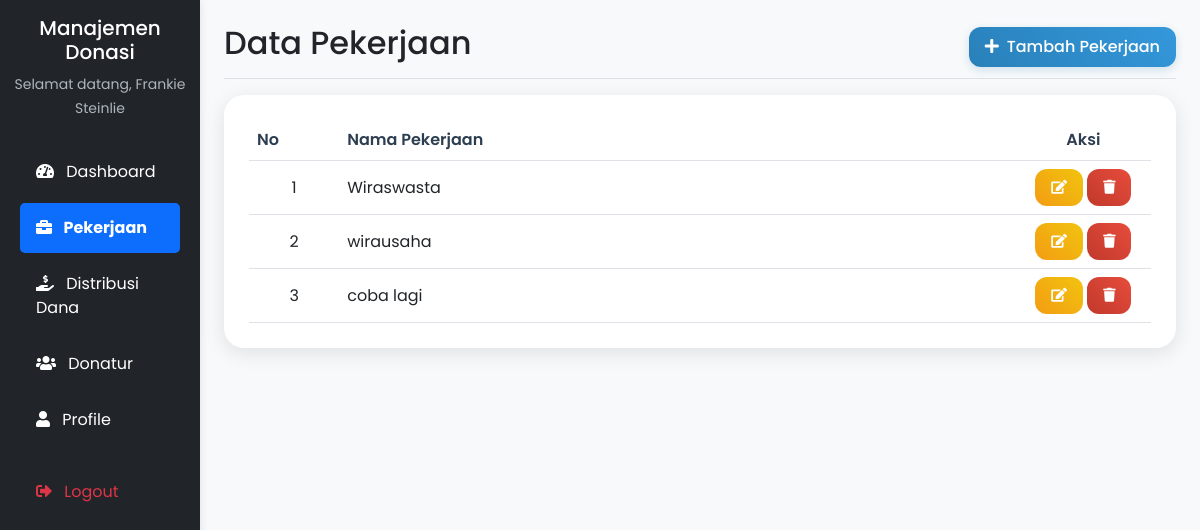
Page /pekerjaan/index.php (signed in) on the committed database.
### tables this page shows
CREATE TABLE `pekerjaan` (
  `id` int NOT NULL AUTO_INCREMENT,
  `nama_pekerjaan` varchar(255) DEFAULT NULL,
  PRIMARY KEY (`id`)
);

### pekerjaan/index.php (the view, shortened to what this page needs)
<?php
include '../koneksi.php';
?>
<!DOCTYPE html>
<html>
<head>
    <link href="https://cdn.jsdelivr.net/npm/bootstrap@5.3.0/dist/css/bootstrap.min.css" rel="stylesheet">
    <link rel="stylesheet" href="https://cdnjs.cloudflare.com/ajax/libs/font-awesome/5.15.4/css/all.min.css">
    <link href="../assets/css/style.css" rel="stylesheet">
</head>
<body>
    <div class="container-fluid">
        <div class="row">
            <?php include '../sidebar.php'; ?>
            <main class="col-md-9 ms-sm-auto col-lg-10 px-md-4 py-4">
                <div class="d-flex justify-content-between flex-wrap flex-md-nowrap align-items-center pb-2 mb-3 border-bottom">
                    <h1 class="h2">Data Pekerjaan</h1>
                    <button class="btn btn-primary" data-bs-toggle="modal" data-bs-target="#modalTambah">
                        <i class="fas fa-plus me-2"></i>Tambah Pekerjaan
                    </button>
                </div>
                <div class="row">
                    <div class="col-12">
                        <div class="card fade-in">
                            <div class="card-body">
                                <div class="table-responsive">
                                    <table class="table">
                                        <thead>
                                            <tr>
                                                <th width="10%">No</th>
                                                <th>Nama Pekerjaan</th>
                                                <th width="15%" class="text-center">Aksi</th>
                                            </tr>
                                        </thead>
                                        <tbody>
                                            <?php
                                            $no = 1;
                                            $query = mysqli_query($koneksi, "SELECT * FROM pekerjaan");
                                            while ($data = mysqli_fetch_array($query)) {
                                            ?>
                                            <tr>
                                                <td class="text-center"><?= $no++ ?></td>
                                                <td><?= $data['nama_pekerjaan'] ?></td>
                                                <td class="text-center">
                                                    <button class="btn btn-sm btn-warning" data-bs-toggle="modal" data-bs-target="#modalEdit<?= $data['id'] ?>">
                                                        <i class="fas fa-edit"></i>
                                                    </button>
                                                    <a href="?hapus=<?= $data['id'] ?>" class="btn btn-sm btn-danger" onclick="return confirm('Yakin ingin menghapus data ini?')">
                                                        <i class="fas fa-trash"></i>
                                                    </a>
                                                </td>
                                            </tr>
                                            <?php } ?>
                                        </tbody>
                                    </table>
                                </div>
                            </div>
                        </div>
                    </div>
                </div>
            </main>
        </div>
    </div>
</body>
</html>

### assets/css/style.css (style rules this page uses)
body { font-family: 'Poppins', sans-serif; background: #f8f9fa; }
.card { border: none; border-radius: 20px; box-shadow: 0 5px 20px rgba(0,0,0,0.1); background: #fff; margin-bottom: 25px; }
.card-body { padding: 25px; }
.table { margin-bottom: 0; }
.table th { font-weight: 600; color: #2c3e50; border-bottom-width: 1px; }
.table td { vertical-align: middle; }
.btn { border-radius: 12px; padding: 8px 16px; font-weight: 500; transition: all 0.3s; }
.btn-primary { background: linear-gradient(45deg, #2980b9, #3498db); border: none; box-shadow: 0 3px 10px rgba(41, 128, 185, 0.2); }
.btn-warning { background: linear-gradient(45deg, #f39c12, #f1c40f); border: none; color: #fff; }
.btn-danger { background: linear-gradient(45deg, #c0392b, #e74c3c); border: none; }
.fade-in { animation: fadeIn 0.5s; }

### rows in the picture
pekerjaan: nama_pekerjaan "Wiraswasta"
pekerjaan: nama_pekerjaan "wirausaha"
pekerjaan: nama_pekerjaan "coba lagi"

### other values in the picture
$_SESSION['nama'] "Frankie Steinlie"
